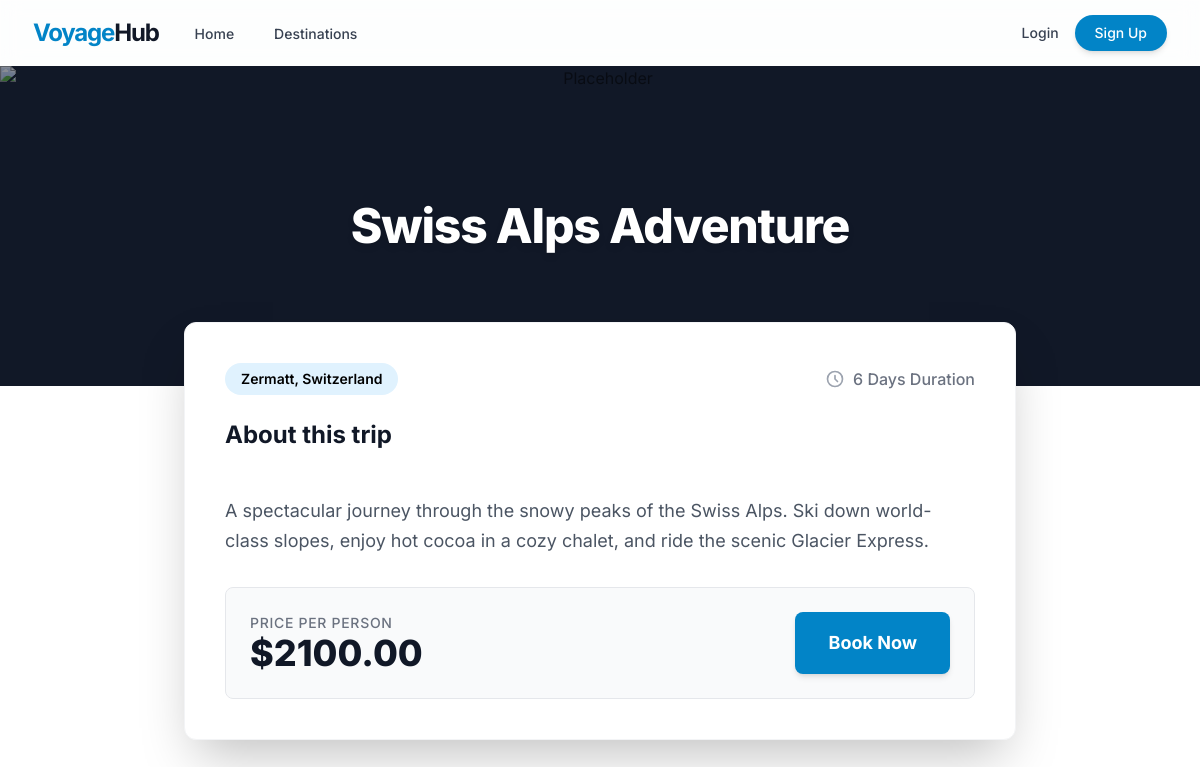
Screenshot of /destinations/3/ with the database file from the repository.
### booking/models.py (models this page shows, shortened)
class Destination(models.Model):
    title = models.CharField(max_length=200)
    description = models.TextField()
    location = models.CharField(max_length=150)
    price_per_person = models.DecimalField(max_digits=10, decimal_places=2)
    duration_days = models.PositiveIntegerField()
    image = models.ImageField(upload_to='destinations/', blank=True, null=True)
    is_featured = models.BooleanField(default=False)
    created_at = models.DateTimeField(auto_now_add=True)

### booking/views.py (the view)
# urls.py: path('destinations/<int:pk>/', views.destination_detail, name='destination_detail'),
def destination_detail(request, pk):
    destination = get_object_or_404(Destination, pk=pk)
    return render(request, 'booking/destination_detail.html', {'destination': destination})

### templates/booking/destination_detail.html
{% extends 'base.html' %}
{% block content %}
<div class="bg-white min-h-screen pb-12">
    <div class="w-full text-center bg-gray-900 relative">
        {% if destination.image %}
            <img src="{{ destination.image.url }}" class="w-full h-80 object-cover opacity-50" alt="{{ destination.title }}">
        {% else %}
            <img src="https://images.unsplash.com/photo-1476514525535-07fb3b4ae5f1?ixlib=rb-1.2.1&auto=format&fit=crop&w=1920&q=80" class="w-full h-80 object-cover opacity-50" alt="Placeholder">
        {% endif %}
        <div class="absolute inset-0 flex items-center justify-center">
            <h1 class="text-5xl font-extrabold text-white tracking-tight drop-shadow-md">{{ destination.title }}</h1>
        </div>
    </div>
    <div class="max-w-4xl mx-auto px-4 sm:px-6 lg:px-8 -mt-16 relative z-10">
        <div class="bg-white rounded-xl shadow-2xl overflow-hidden border border-gray-100">
            <div class="p-8 sm:p-10">
                <div class="flex items-center justify-between mb-6">
                    <div class="px-4 py-1.5 bg-brand-100 text-brand-800 rounded-full font-semibold text-sm">
                        {{ destination.location }}
                    </div>
                    <div class="flex items-center space-x-2 text-gray-500 font-medium">
                        <svg class="w-5 h-5 text-gray-400" fill="none" stroke="currentColor" viewBox="0 0 24 24"><path stroke-linecap="round" stroke-linejoin="round" stroke-width="2" d="M12 8v4l3 3m6-3a9 9 0 11-18 0 9 9 0 0118 0z"></path></svg>
                        <span>{{ destination.duration_days }} Days Duration</span>
                    </div>
                </div>
                <h2 class="text-2xl font-bold text-gray-900 mb-4">About this trip</h2>
                <div class="prose max-w-none text-gray-600 text-lg leading-relaxed mb-8 whitespace-pre-line">
                    {{ destination.description }}
                </div>
                <div class="bg-gray-50 rounded-lg p-6 flex flex-col sm:flex-row items-center justify-between border border-gray-200">
                    <div class="mb-4 sm:mb-0 text-center sm:text-left">
                        <span class="block text-sm text-gray-500 font-medium uppercase tracking-wider">Price per person</span>
                        <span class="block text-4xl font-extrabold text-gray-900">${{ destination.price_per_person }}</span>
                    </div>
                    <a href="{% url 'book_destination' destination.pk %}" class="w-full sm:w-auto flex items-center justify-center px-8 py-4 border border-transparent text-lg font-bold rounded-lg text-white bg-brand-600 hover:bg-brand-700 shadow-md transition-transform transform hover:-translate-y-1">
                        Book Now
                    </a>
                </div>
            </div>
        </div>
    </div>
</div>
{% endblock %}

### templates/base.html (style rules this page uses)
body { font-family: 'Inter', sans-serif; }

### rows the page displays
Destination: title "Swiss Alps Adventure", location "Zermatt, Switzerland", duration_days "6", description "A spectacular journey through the snowy peaks of the Swiss Alps. Ski down world-class slopes, enjoy hot cocoa in a cozy chalet, and ride the scenic Glacier Express.", price_per_person "2100.00"
